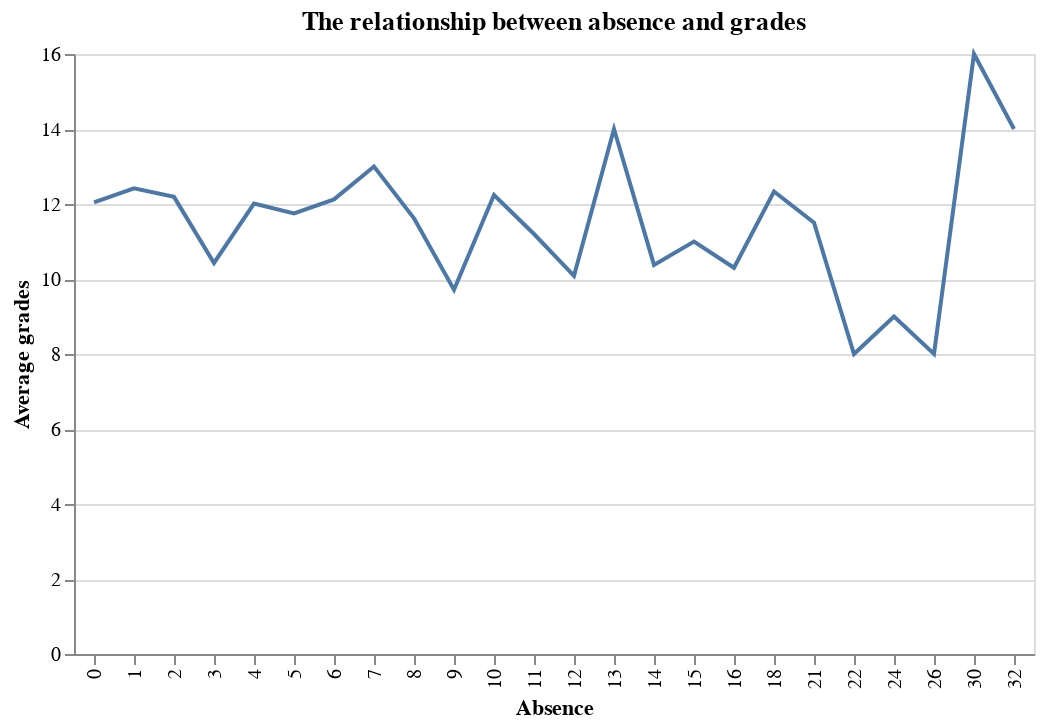

This figure's notebook cell:
### Code cell
absence = list(data['absences'])
g3 = list(data['G3'])
absence_list = []
for i in range(len(absence)):
    if absence[i] not in absence_list:
        absence_list.append(absence[i])
absence_list.sort()

count_list = np.zeros((len(absence_list),), dtype="int32")
count_list = count_list.tolist()
grade_list = np.zeros((len(absence_list),), dtype="float64")
grade_list = grade_list.tolist()

for i in range(len(absence)):
    index = absence[i]
    for j in range(len(absence_list)):
        if absence_list[j] == index:
            count_list[j] = count_list[j] + 1
            grade_list[j] = grade_list[j] + g3[i]
for i in range(len(grade_list)):
    grade_list[i] = grade_list[i] / count_list[i]

df = pd.DataFrame({
    'Absence' :absence_list,
    'Average grades' :grade_list,
    'The number of student': count_list
})

alt.Chart(df, title="The relationship between absence and grades").mark_line().encode(
    alt.X('Absence:O'),
    alt.Y('Average grades:Q'),
)

### Figure 1 — Vega-Lite specification as saved in the notebook (floating-point values rounded to 4 significant figures)
{"config": {"view": {"continuousWidth": 400, "continuousHeight": 300}}, "data": {"name": "data-65798605eb3cf91cf44199f031cc6eed"}, "mark": "line", "encoding": {"x": {"type": "ordinal", "field": "Absence"}, "y": {"type": "quantitative", "field": "Average grades"}}, "title": "The relationship between absence and grades", "$schema": "https://vega.github.io/schema/vega-lite/v4.8.1.json", "datasets": {"data-65798605eb3cf91cf44199f031cc6eed": [{"Absence": 0, "Average grades": 12.04, "The number of student": 244}, {"Absence": 1, "Average grades": 12.42, "The number of student": 12}, {"Absence": 2, "Average grades": 12.19, "The number of student": 110}, {"Absence": 3, "Average grades": 10.43, "The number of student": 7}, {"Absence": 4, "Average grades": 12.01, "The number of student": 93}, {"Absence": 5, "Average grades": 11.75, "The number of student": 12}, {"Absence": 6, "Average grades": 12.12, "The number of student": 49}, {"Absence": 7, "Average grades": 13.0, "The number of student": 3}, {"Absence": 8, "Average grades": 11.62, "The number of student": 42}, {"Absence": 9, "Average grades": 9.714, "The number of student": 7}, {"Absence": 10, "Average grades": 12.24, "The number of student": 21}, {"Absence": 11, "Average grades": 11.2, "The number of student": 5}, {"Absence": 12, "Average grades": 10.08, "The number of student": 12}, {"Absence": 13, "Average grades": 14.0, "The number of student": 1}, {"Absence": 14, "Average grades": 10.38, "The number of student": 8}, {"Absence": 15, "Average grades": 11.0, "The number of student": 2}, {"Absence": 16, "Average grades": 10.3, "The number of student": 10}, {"Absence": 18, "Average grades": 12.33, "The number of student": 3}, {"Absence": 21, "Average grades": 11.5, "The number of student": 2}, {"Absence": 22, "Average grades": 8.0, "The number of student": 2}, {"Absence": 24, "Average grades": 9.0, "The number of student": 1}, {"Absence": 26, "Average grades": 8.0, "The number of student": 1}, {"Absence": 30, "Average grades": 16.0, "The number of student": 1}, {"Absence": 32, "Average grades": 14.0, "The number of student": 1}]}}
